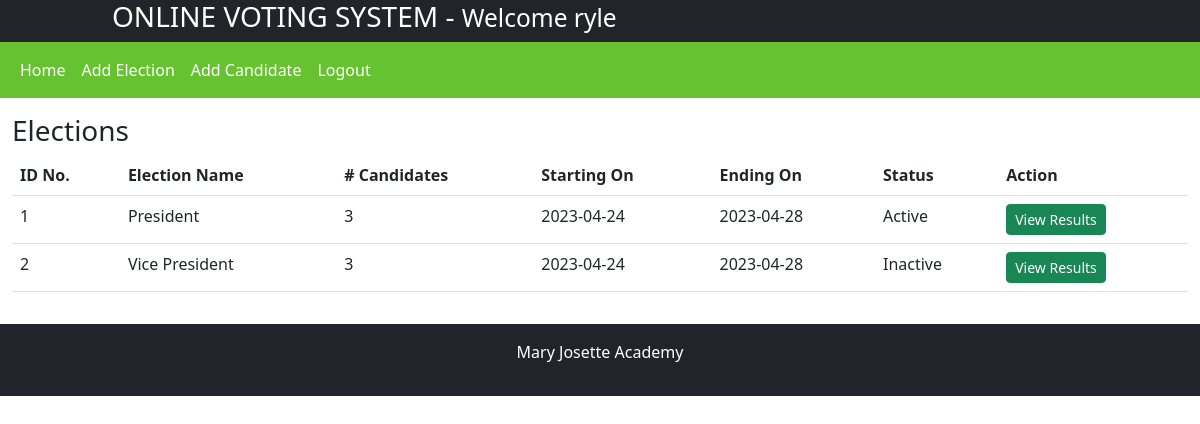
/admin/index.php?homepage=1 (signed in), run on the app's committed database.
### tables this page shows
CREATE TABLE `election` (
  `id` int(11) NOT NULL,
  `election_topic` varchar(255) DEFAULT NULL,
  `no_of_candidates` int(11) DEFAULT NULL,
  `starting_date` date DEFAULT NULL,
  `ending_date` date DEFAULT NULL,
  `status` varchar(45) DEFAULT NULL,
  `inserted_by` varchar(255) DEFAULT NULL,
  `inserted_on` date DEFAULT NULL
);

### admin/inc/homepage.php (the view)
<div class="row my-3">
	<div class="col-12">
		<h3>Elections</h3>
		<table class="table">
  			<thead>
    			<tr>
      				<th scope="col">ID No.</th>
      				<th scope="col">Election Name</th>
      				<th scope="col"># Candidates</th>
      				<th scope="col">Starting On</th>
      				<th scope="col">Ending On</th>
      				<th scope="col">Status</th>
      				<th scope="col">Action</th>
    			</tr>
			</thead>
  			<tbody>
  				<?php
  					$fetchData = mysqli_query($db, "SELECT * FROM election") or die(mysqli_error($db));
  					$isAnyElectionAdded = mysqli_num_rows($fetchData);
  					if($isAnyElectionAdded > 0)
  					{
  						$sno = 1;
  						while($row = mysqli_fetch_assoc($fetchData))
  						{
  							$election_id = $row['id']
  						?>
  							<tr>
  								<td><?php echo $sno++; ?></td>
  								<td><?php echo $row['election_topic']; ?></td>
  								<td><?php echo $row['no_of_candidates']; ?></td>
  								<td><?php echo $row['starting_date']; ?></td>
  								<td><?php echo $row['ending_date']; ?></td>
  								<td><?php echo $row['status']; ?></td>
  								<td>
  									<a href="index.php?viewResult=<?php echo $election_id; ?>" class="btn btn-sm btn-success">View Results</a>  								</td>
  							</tr>
  						<?php
  						}
  					} else {
  						?>
  						<tr>
  							<td colspan="7">No election is added yet.</td>
  						</tr>
  						<?php
  					}
  				?>
  			</tbody>
		</table>
	</div>
</div>

### admin/inc/header.php (shortened to what this page needs)
<!DOCTYPE html>
<html lang="en">
<head>
	<link rel="stylesheet" href="../assets/css/bootstrap.min.css">
	<link rel="stylesheet" href="../assets/css/style.css">
</head>
<body>
	<div class="container-fluid">
		<div class="row bg-dark text-white">
			<div class="col-1">
			</div>
			<div class="col-11 my-auto">
				<h3>ONLINE VOTING SYSTEM - <small> Welcome <?php echo $_SESSION['su_username'] ?></small></h3>
			</div>
		</div>

### admin/inc/navigation.php (shortened to what this page needs)
<div class="row bg-green">
<div class="col-12">
	<nav class="navbar navbar-expand-lg navbar-light bg-green">
  <div class="collapse navbar-collapse" id="navbarSupportedContent">
    <ul class="navbar-nav mr-auto">
      <li class="nav-item">
        <a class="nav-link text-white mr-3" href="index.php?homepage=1">Home</a>
      </li>
      <li class="nav-item">
        <a class="nav-link text-white mr-3" href="index.php?addElectionPage=1">Add Election</a>
      </li>
      <li class="nav-item">
        <a class="nav-link text-white mr-3" href="index.php?addCandidatePage=1">Add Candidate</a>
      </li>
      <li class="nav-item">
        <a class="nav-link text-white mr-3" href="logout.php">Logout</a>
      </li>
    </ul>
  </div>
</nav>
</div>
</div>

### admin/index.php
<?php
	require_once("inc/header.php");
	require_once("inc/navigation.php");
	if(isset($_GET['homepage'])) {
		require_once("inc/homepage.php");
	} else if(isset($_GET['addElectionPage'])) {
		require_once("inc/add_elections.php");
	} else if(isset($_GET['addCandidatePage'])) {
		require_once("inc/add_candidate.php");
	} else if(isset($_GET['viewResult'])) {
		require_once("inc/viewResults.php");
	}?>
<?php
	require_once("inc/footer.php");
?>

### admin/inc/footer.php (shortened to what this page needs)
		<div class="row bg-dark text-center text-white">
			<div class="col-12 my-3">
				<p> Mary Josette Academy</p>
			</div>
		</div>
	</div>
</body>
</html>

### assets/css/style.css (style rules this page uses)
.text-white { color: #fff; }
.bg-green { background-color: #67C232; }

### data on the page
election: election_topic "President", no_of_candidates "3", starting_date "2023-04-24", ending_date "2023-04-28", status "Active"
election: election_topic "Vice President", no_of_candidates "3", starting_date "2023-04-24", ending_date "2023-04-28", status "Inactive"

### other printed values
$_SESSION['su_username'] "ryle"
